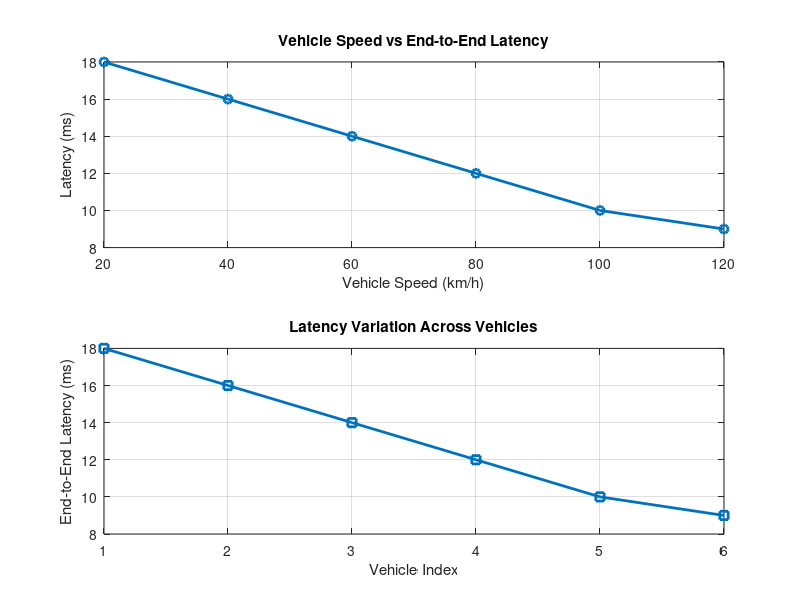
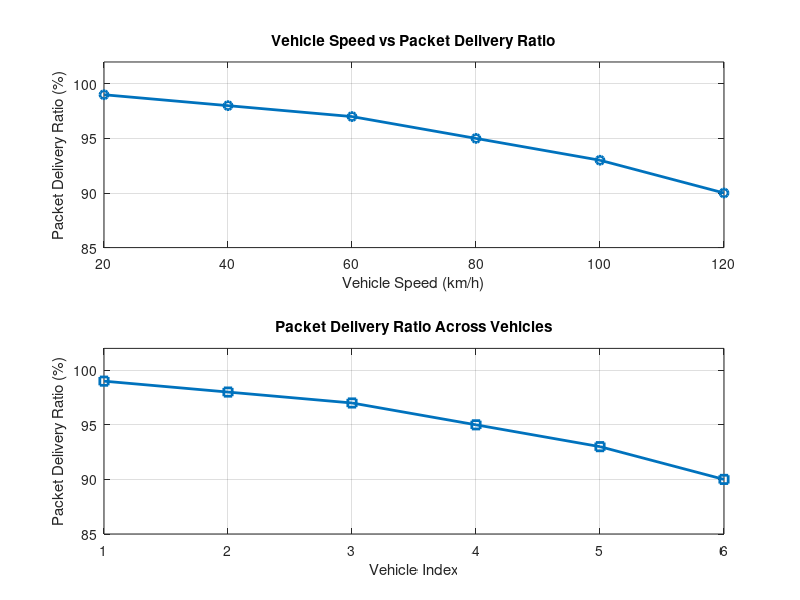
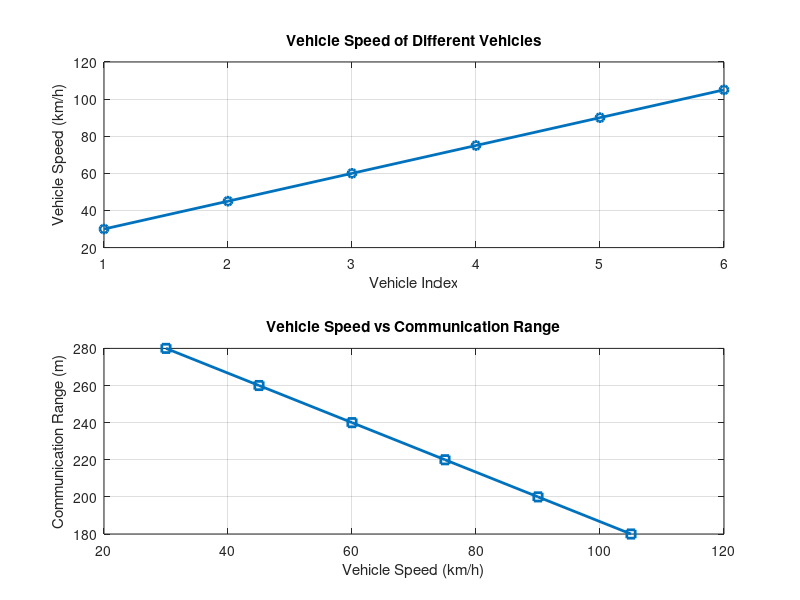

MATLAB code to generate these figures, in order:
clc;
clear;
close all;

%% =========================================================
% V2X / Vehicular Communication Performance Analysis
%
% Objective 1 : Vehicle Speed vs End-to-End Latency
% Objective 2 : Vehicle Speed vs Packet Delivery Ratio
% Objective 3 : Vehicle Speed vs Communication Range
% =========================================================

%% Create Output Folder

scriptPath = fileparts(mfilename('fullpath'));

if isempty(scriptPath)
    scriptPath = pwd;
end

outputFolder = fullfile(scriptPath,...
    'V2X_Vehicular_Communication_Output');

if ~exist(outputFolder,'dir')
    mkdir(outputFolder);
end


%% =========================================================
% OBJECTIVE 1
% Vehicle Speed vs End-to-End Latency
% =========================================================

speed = 20:20:120;

latency = [18 16 14 12 10 9];

%% Display Results

disp(' ');
disp('==============================================');
disp('OBJECTIVE 1 - END-TO-END LATENCY');
disp('==============================================');

disp('Vehicle Speed (km/h)   End-to-End Latency (ms)');

disp([speed' latency']);


%% Create Figure 1

figure1 = figure;

% Graph 1

subplot(2,1,1)

plot(speed,latency,'-o','LineWidth',2)

title('Vehicle Speed vs End-to-End Latency')

xlabel('Vehicle Speed (km/h)')
ylabel('Latency (ms)')

grid on


% Graph 2

subplot(2,1,2)

plot(1:length(latency),latency,...
    '-s','LineWidth',2)

title('Latency Variation Across Vehicles')

xlabel('Vehicle Index')
ylabel('End-to-End Latency (ms)')

grid on


%% Save Figure 1

exportgraphics(figure1,...
    fullfile(outputFolder,...
    'Objective1_Vehicle_Speed_vs_Latency.png'),...
    'Resolution',300);


%% =========================================================
% OBJECTIVE 2
% Vehicle Speed vs Packet Delivery Ratio
% =========================================================

speed = 20:20:120;

PDR = [99 98 97 95 93 90];


%% Display Results

disp(' ');
disp('==============================================');
disp('OBJECTIVE 2 - PACKET DELIVERY RATIO');
disp('==============================================');

disp('Vehicle Speed (km/h)   Packet Delivery Ratio (%)');

disp([speed' PDR']);


%% Create Figure 2

figure2 = figure;

% Graph 1

subplot(2,1,1)

plot(speed,PDR,'-o','LineWidth',2)

title('Vehicle Speed vs Packet Delivery Ratio')

xlabel('Vehicle Speed (km/h)')
ylabel('Packet Delivery Ratio (%)')

grid on

ylim([85 102])


% Graph 2

subplot(2,1,2)

plot(1:length(PDR),PDR,...
    '-s','LineWidth',2)

title('Packet Delivery Ratio Across Vehicles')

xlabel('Vehicle Index')
ylabel('Packet Delivery Ratio (%)')

grid on

ylim([85 102])


%% Save Figure 2

exportgraphics(figure2,...
    fullfile(outputFolder,...
    'Objective2_Vehicle_Speed_vs_PDR.png'),...
    'Resolution',300);


%% =========================================================
% OBJECTIVE 3
% Vehicle Speed vs Communication Range
% =========================================================

vehicle = 1:6;

speed = [30 45 60 75 90 105];

range = [280 260 240 220 200 180];


%% Display Results

disp(' ');
disp('==============================================');
disp('OBJECTIVE 3 - COMMUNICATION RANGE');
disp('==============================================');

disp('Vehicle   Speed (km/h)   Communication Range (m)');

disp([vehicle' speed' range']);


%% Create Figure 3

figure3 = figure;

% Graph 1

subplot(2,1,1)

plot(vehicle,speed,...
    '-o','LineWidth',2)

title('Vehicle Speed of Different Vehicles')

xlabel('Vehicle Index')
ylabel('Vehicle Speed (km/h)')

grid on


% Graph 2

subplot(2,1,2)

plot(speed,range,...
    '-s','LineWidth',2)

title('Vehicle Speed vs Communication Range')

xlabel('Vehicle Speed (km/h)')
ylabel('Communication Range (m)')

grid on


%% Save Figure 3

exportgraphics(figure3,...
    fullfile(outputFolder,...
    'Objective3_Vehicle_Speed_vs_Communication_Range.png'),...
    'Resolution',300);


%% =========================================================
% Final Display
% =========================================================

disp(' ');
disp('================================================');
disp('       V2X VEHICULAR COMMUNICATION');
disp('================================================');

disp(' ');
disp('PNG files saved successfully:');

disp('1. Objective1_Vehicle_Speed_vs_Latency.png');
disp('2. Objective2_Vehicle_Speed_vs_PDR.png');
disp('3. Objective3_Vehicle_Speed_vs_Communication_Range.png');

disp(' ');
disp(['Output folder: ',outputFolder]);

disp(' ');
disp('All three objectives executed successfully.');
